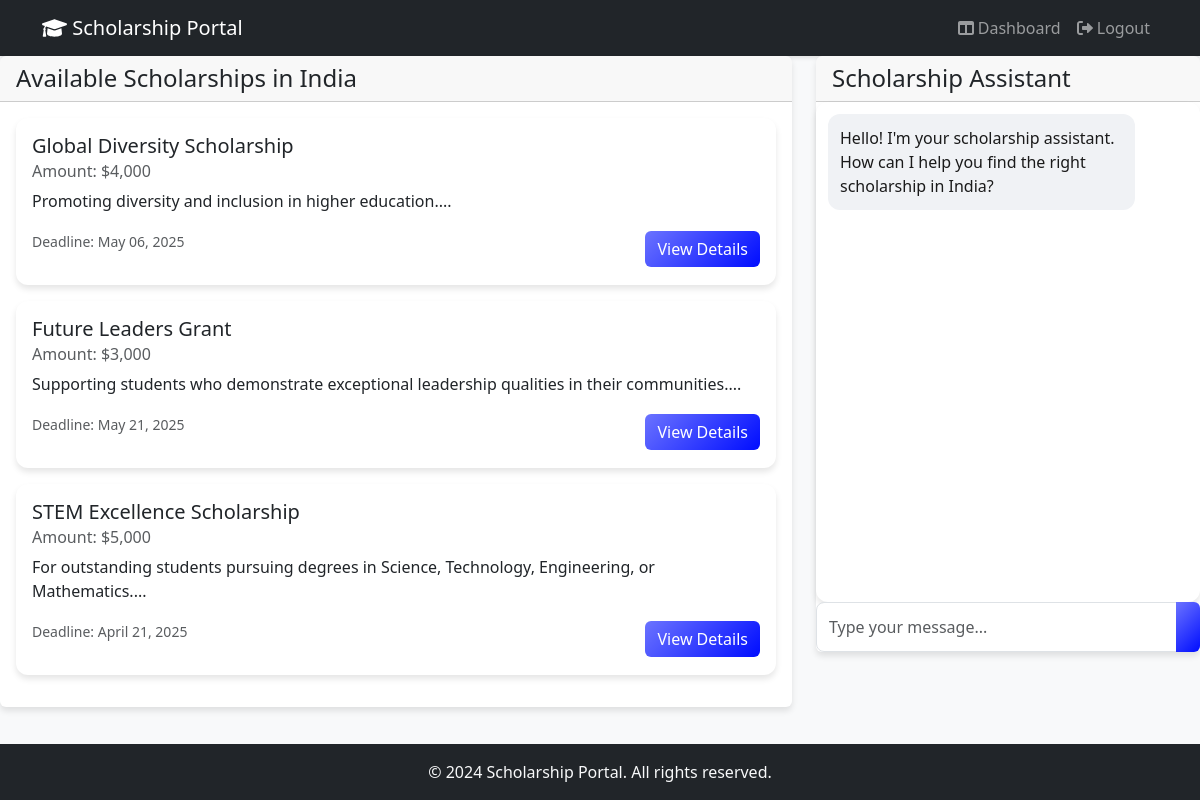
The page /dashboard (signed in) on the database its author committed.
### models.py (models this page shows)
class Scholarship(db.Model):
    id = db.Column(db.Integer, primary_key=True)
    title = db.Column(db.String(100), nullable=False)
    description = db.Column(db.Text, nullable=False)
    deadline = db.Column(db.DateTime, nullable=False)
    amount = db.Column(db.String(50), nullable=False)
    eligibility = db.Column(db.String(200), nullable=False)
    created_at = db.Column(db.DateTime, default=datetime.utcnow)

### routes.py (the view)
@routes.route('/dashboard')
@login_required
def dashboard():
    scholarships = Scholarship.query.order_by(Scholarship.created_at.desc()).all()
    return render_template('dashboard.html', scholarships=scholarships)

### app.py (called while the page is built)
@login_manager.user_loader
def load_user(user_id):
    return User.query.get(int(user_id))

### templates/dashboard.html (shortened to what this page needs)
{% extends "base.html" %}
{% block content %}
<div class="row">
    <div class="col-md-8">
        <div class="card mb-4">
            <div class="card-header">
                <h4 class="mb-0">Available Scholarships in India</h4>
            </div>
            <div class="card-body">
                {% for scholarship in scholarships %}
                <div class="scholarship-card card mb-3">
                    <div class="card-body">
                        <h5 class="card-title">{{ scholarship.title }}</h5>
                        <h6 class="card-subtitle mb-2 text-muted">Amount: {{ scholarship.amount }}</h6>
                        <p class="card-text">{{ scholarship.description[:200] }}...</p>
                        <div class="d-flex justify-content-between align-items-center">
                            <p class="card-text"><small class="text-muted">Deadline: {{ scholarship.deadline.strftime('%B %d, %Y') }}</small></p>
                            <a href="{{ url_for('routes.scholarship_details', scholarship_id=scholarship.id) }}" class="btn btn-primary">View Details</a>
                        </div>
                    </div>
                </div>
                {% endfor %}
            </div>
        </div>
    </div>
    <div class="col-md-4">
        <div class="card">
            <div class="card-header">
                <h4 class="mb-0">Scholarship Assistant</h4>
            </div>
            <div class="card-body p-0">
                <div class="chat-container" id="chat-messages">
                    <div class="chat-message bot-message">
                        Hello! I'm your scholarship assistant. How can I help you find the right scholarship in India?
                    </div>
                </div>
                <div class="chat-input">
                    <form id="chat-form">
                        <div class="input-group">
                            <input type="text" class="form-control" id="message-input" placeholder="Type your message...">
                            <button class="btn btn-primary" type="submit">
                            </button>
                        </div>
                    </form>
                </div>
            </div>
        </div>
    </div>
</div>
{% endblock %}

### templates/base.html (shortened to what this page needs)
<!DOCTYPE html>
<html lang="en" class="h-100">
<head>
    <link href="https://cdn.jsdelivr.net/npm/bootstrap@5.3.0/dist/css/bootstrap.min.css" rel="stylesheet">
    <link href="{{ url_for('static', filename='css/custom.css') }}" rel="stylesheet">
    <link rel="stylesheet" href="https://cdnjs.cloudflare.com/ajax/libs/font-awesome/6.0.0/css/all.min.css">
</head>
<body class="d-flex flex-column h-100">
    <nav class="navbar navbar-expand-lg navbar-dark bg-dark">
        <div class="container">
            <a class="navbar-brand" href="{{ url_for('routes.index') }}">
                <i class="fas fa-graduation-cap"></i>
                Scholarship Portal
            </a>
            <div class="collapse navbar-collapse" id="navbarNav">
                <ul class="navbar-nav ms-auto">
                    {% if current_user.is_authenticated %}
                        <li class="nav-item">
                            <a class="nav-link" href="{{ url_for('routes.dashboard') }}">
                                <i class="fas fa-columns"></i> Dashboard
                            </a>
                        </li>
                        <li class="nav-item">
                            <a class="nav-link" href="{{ url_for('auth.logout') }}">
                                <i class="fas fa-sign-out-alt"></i> Logout
                            </a>
                        </li>
                    {% endif %}
                </ul>
            </div>
        </div>
    </nav>
    <main class="flex-shrink-0">
        {% block content %}{% endblock %}
    </main>
    <footer class="footer mt-auto py-3 bg-dark">
        <div class="container text-center">
            <span class="text-light">© 2024 Scholarship Portal. All rights reserved.</span>
        </div>
    </footer>
</body>
</html>

### static/css/custom.css (style rules this page uses)
:root { --primary-gradient: linear-gradient(135deg, #6B73FF 0%, #000DFF 100%); --secondary-gradient: linear-gradient(135deg, #0061ff 0%, #60efff 100%); }
body { background-color: #f8f9fa; }
.navbar { box-shadow: 0 2px 4px rgba(0,0,0,0.1); }
.card { border: none; box-shadow: 0 4px 6px rgba(0,0,0,0.1); transition: transform 0.2s ease; }
.btn-primary { background: var(--primary-gradient); border: none; transition: all 0.3s ease; }
.chat-container { height: 500px; overflow-y: auto; border-radius: 12px; background: #fff; box-shadow: 0 4px 6px rgba(0,0,0,0.1); }
.chat-message { margin: 12px; padding: 12px; border-radius: 12px; max-width: 80%; }
.bot-message { background: #f0f2f5; color: #1a1a1a; }
.scholarship-card { border-radius: 12px; overflow: hidden; }
.form-control { border-radius: 8px; padding: 12px; border: 1px solid #dee2e6; }

### rows shown on the page
Scholarship: title "Global Diversity Scholarship", amount "$4,000", description "Promoting diversity and inclusion in higher education.", deadline "May 06, 2025"
Scholarship: title "Future Leaders Grant", amount "$3,000", description "Supporting students who demonstrate exceptional leadership qualities in their communities.", deadline "May 21, 2025"
Scholarship: title "STEM Excellence Scholarship", amount "$5,000", description "For outstanding students pursuing degrees in Science, Technology, Engineering, or Mathematics.", deadline "April 21, 2025"
